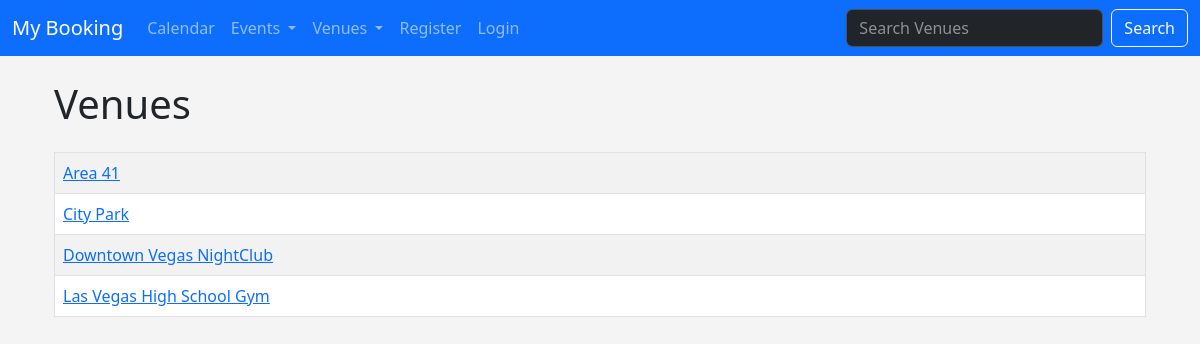
Page /list_venues on the earlier database version.
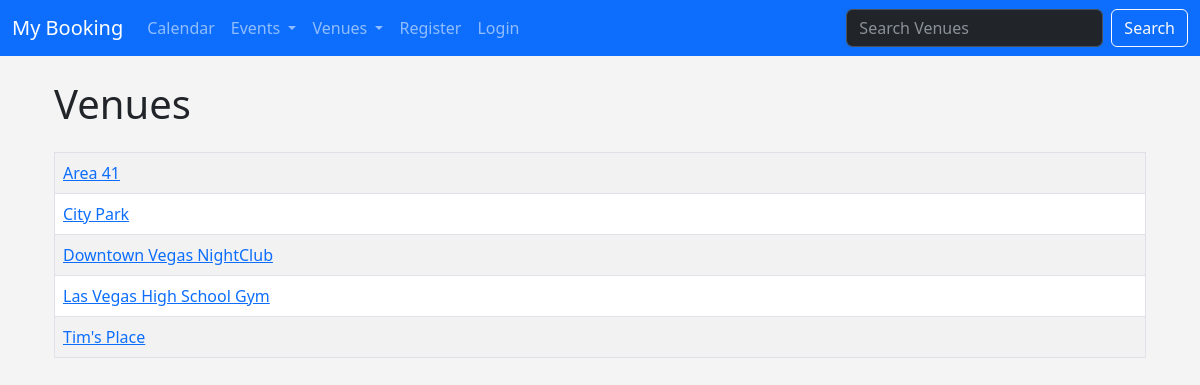
Same page on the later database version.
### events/models.py (models this page shows)
class Venue(models.Model):
	name = models.CharField('Venue Name', max_length=120)
	address = models.CharField(max_length=300)
	zip_code = models.CharField('Zip Code', max_length=15)
	phone = models.CharField('Contact Phone', max_length=25, blank=True)
	web = models.URLField('Website Address', blank=True)
	email_address = models.EmailField('Email Address', blank=True)
	owner = models.IntegerField('Venue Owner', blank=False, default=1)
	def __str__(self):
		return self.name;

### events/views.py (the view)
# urls.py: path('list_venues', views.list_venues, name='venue-list'),
def list_venues(request):
	venue_list = Venue.objects.all().order_by('name')
	return render(request,
		'events/venues.html', {
			'venue_list': venue_list
		}
	)

### events/templates/events/venues.html (shortened to what this page needs)
{% extends 'events/layout.html' %}
{% block content %}
	<div class="container align-items-center">
		<h1>Venues</h1>
		<div class="mt-4">
			<table class="table table-hover table-striped table-bordered">
				{% for venue in venue_list %}
					<tr>
						<td>
							<a href="{% url 'venue-show' venue.id %}">{{ venue }}</a>
						</td>
					</tr>
				{% endfor %}
			</table>
		</div>
	</div>
{% endblock %}

Differences in the rows shown:
added Venue: name "Tim's Place"
